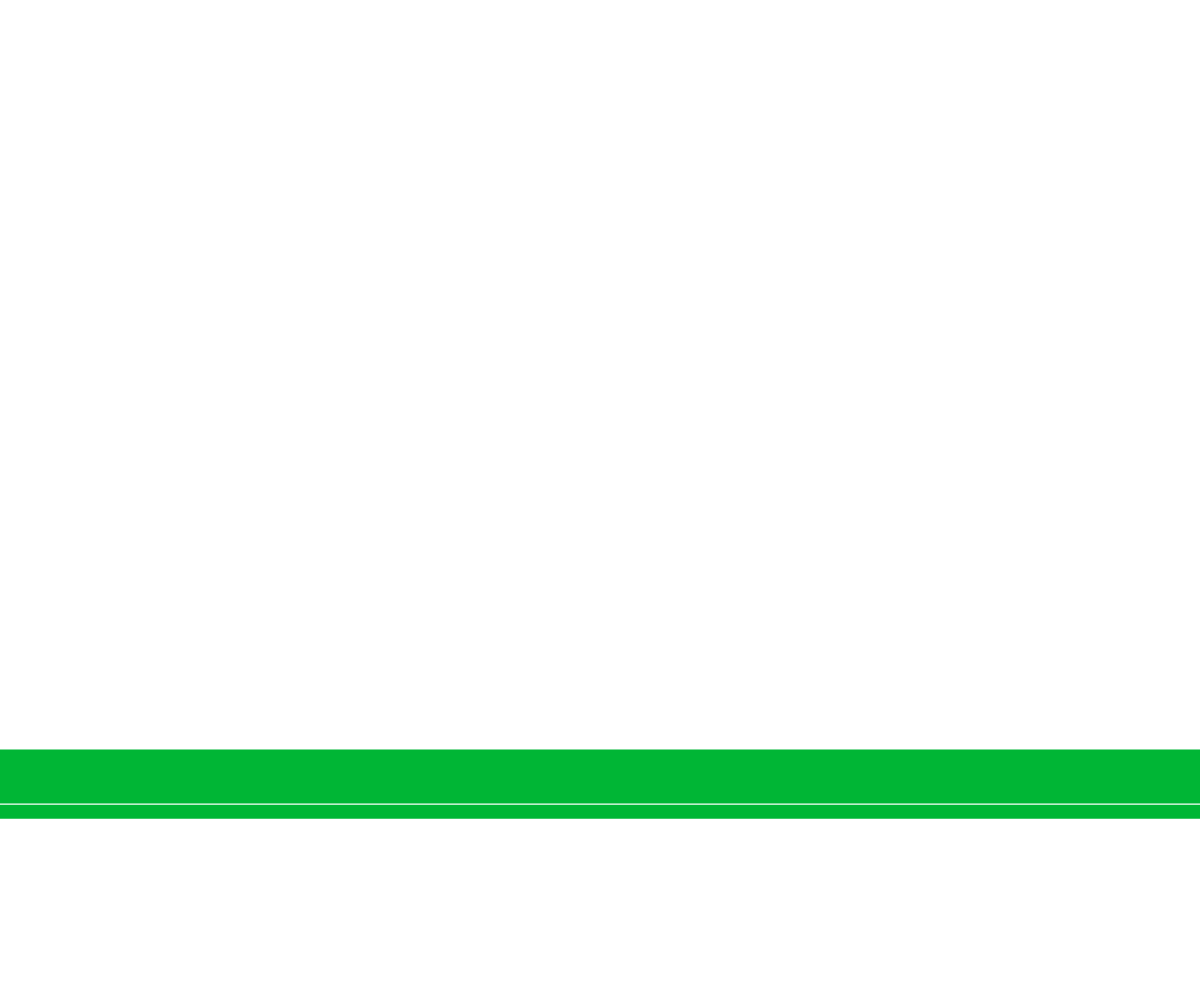
Frame 1 (no input)
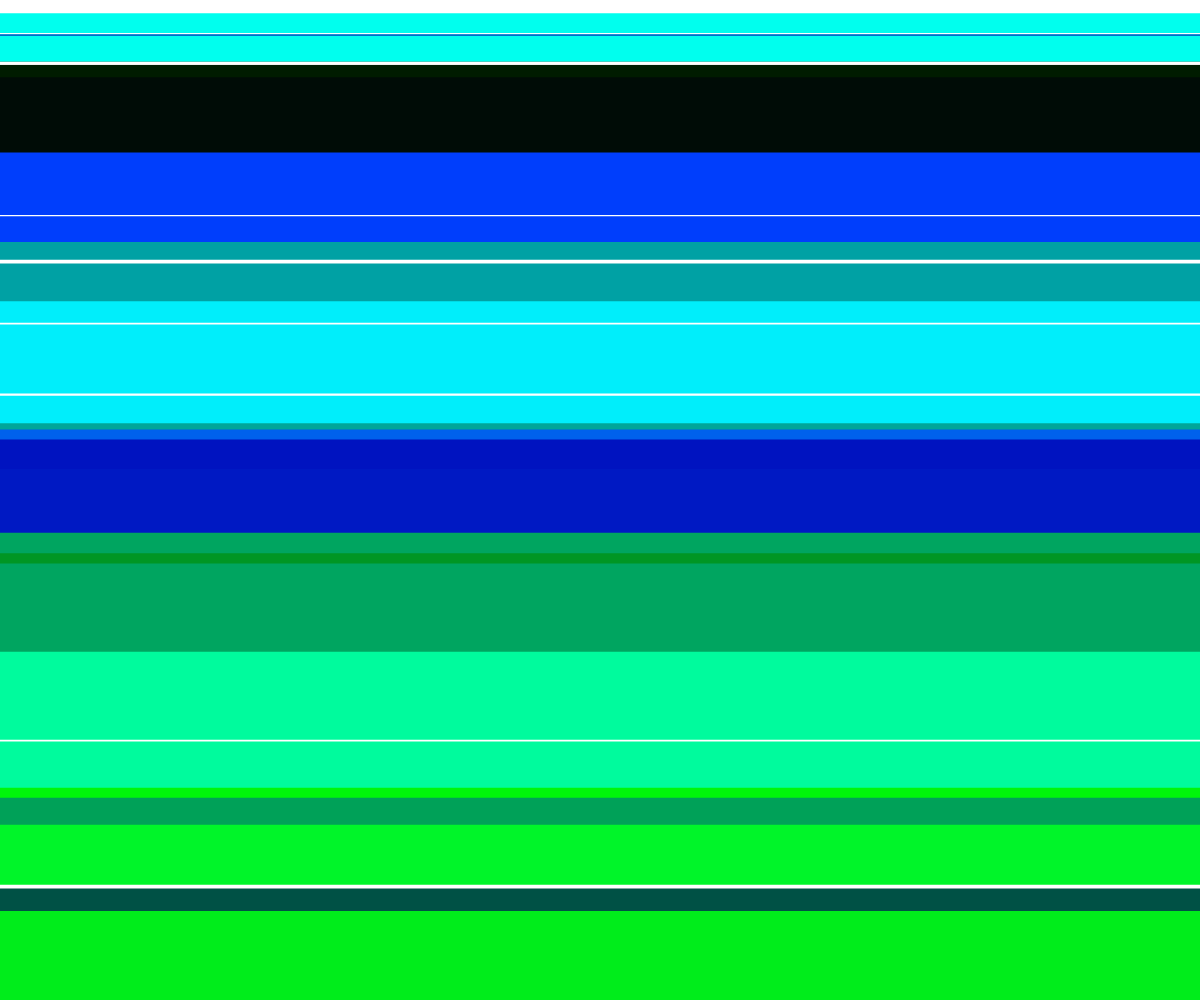
Frame 60 (no input)
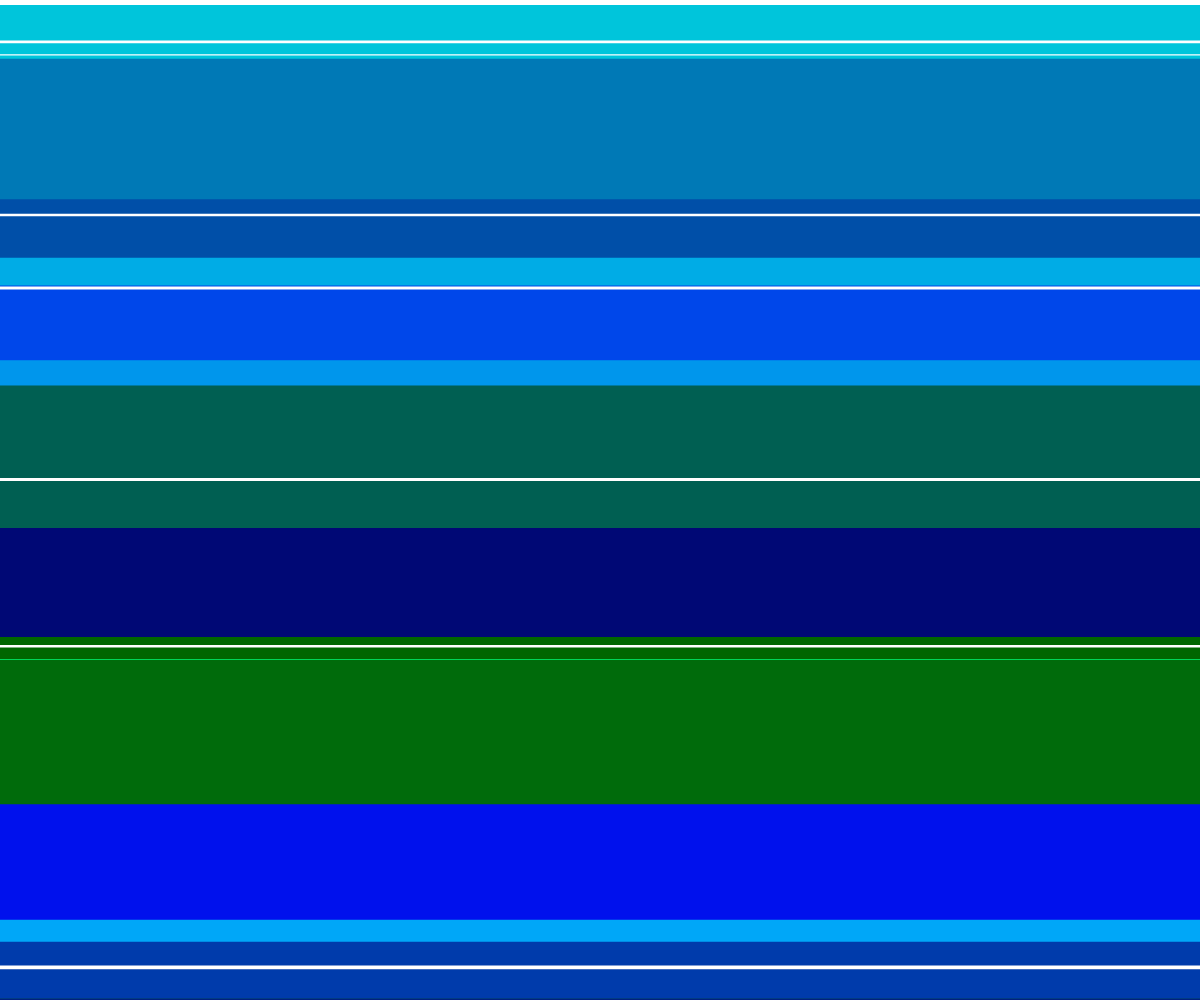
Frame 120 (the mouse pressed at the canvas centre since frame 60)

The p5.js sketch that drew these frames (run headless with seeded random() and noise() and a simulated clock; from frame 60 on, the mouse is pressed at the canvas centre):

// p5.js sketch
// ── sketch.js

function setup() {
    createCanvas(windowWidth, windowHeight);
    background(255);
    frameRate(20);
}

function draw() {
    noStroke();
    fill(0, random(0,255), random(255));
    rect(0,random(windowHeight), windowWidth, random(200));
    
    noStroke();
    fill(255);
    rect(0, random(windowHeight), windowWidth, random(4));
    }
    

function windowResized() {
    resizeCanvas(windowWidth, windowHeight);
}
